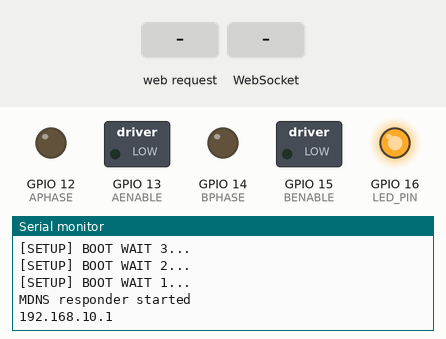
Recording of a sketch running on a simulated ESP8266 (NodeMCU). Shown: switched loads named in the sketch (green lamp = pin HIGH), output pins drawn as LEDs (lit = HIGH), the last lines printed to the serial monitor. The test bench sets the inputs (shaded band). Storage starts empty.

Above: at 5.2 s.
5.3 s: HTTP request GET / received
At 6.2 s:
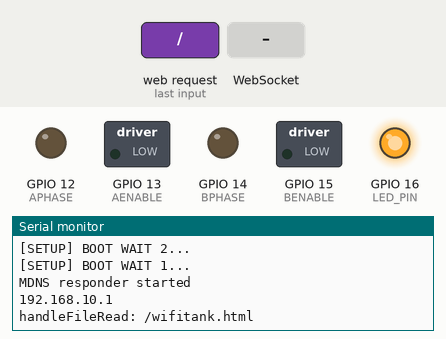
6.8 s: WebSocket text "#" received
At 7.4 s:
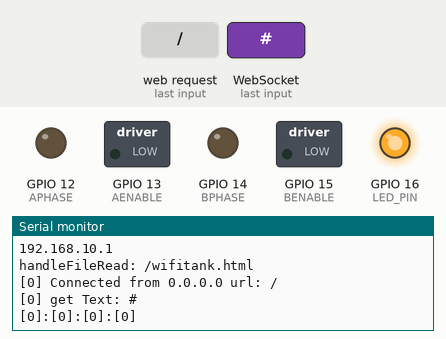
8.3 s: WebSocket text "0" received
At 9.8 s:
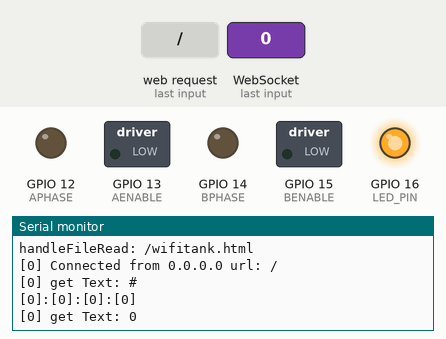
Timing chart, 0 to 11.3 s (numbered marks = the images above; inputs shaded):
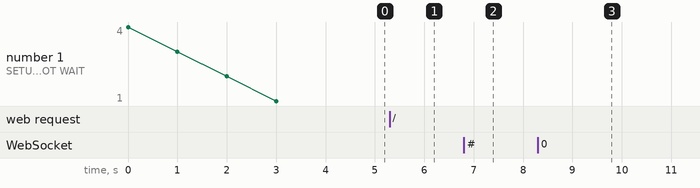

Measured:
- after the input at 5.3 s, the serial monitor: prints a new line at once (image 1)
- after the input at 6.8 s, the serial monitor: prints a new line at once (image 2)
- after the input at 8.3 s, the serial monitor: prints a new line at once (image 3)

The sketch:

wifi_tank.ino
```cpp
#include <Arduino.h>

#include <ESP8266WiFi.h>
#include <WebSocketsServer.h>
#include <ESP8266WebServer.h>
#include <ESP8266mDNS.h>
#include <Hash.h>
#include <FS.h>
//#include <I2CLiquidCrystal.h>

#define LED_PIN     16
#define USE_SERIAL Serial

// モーター制御PIN
#define APHASE  12
#define AENABLE 13
#define BPHASE  14
#define BENABLE 15

// AP設定
char ssid[16];
const char* password = "1234567890";

ESP8266WebServer server = ESP8266WebServer(80);
IPAddress ip( 192, 168, 10, 1 );
IPAddress subnet( 255, 255, 255, 0 );
WebSocketsServer webSocket = WebSocketsServer(81);

//SPIFFSから読み込むWebページ
const char* html_file_name = "/wifitank.html";

//I2CLiquidCrystal lcd((uint8_t)0x3e, (uint8_t)30);

        uint8_t l_up;
        uint8_t r_up;
        uint8_t l_down;
        uint8_t r_down;

// WebSocketイベントハンドラ
void webSocketEvent(uint8_t num, WStype_t type, uint8_t * payload, size_t length) {

  switch(type) {
    case WStype_DISCONNECTED:
      USE_SERIAL.printf("[%u] Disconnected!\n", num);
      break;
    case WStype_CONNECTED: {
      IPAddress ip = webSocket.remoteIP(num);
      USE_SERIAL.printf("[%u] Connected from %d.%d.%d.%d url: %s\n", num, ip[0], ip[1], ip[2], ip[3], payload);

      // send message to client
      webSocket.sendTXT(num, "Connected");
      break;
    }
    case WStype_TEXT:
      USE_SERIAL.printf("[%u] get Text: %s\n", num, payload);
      if(payload[0] == '#') {

        uint32_t button = (uint32_t) strtol((const char *) &payload[1], NULL, 2);

        l_up = (button & 8) != 0;
        r_up = (button & 4) != 0;
        l_down = (button & 2) != 0;
        r_down = (button & 1) != 0;

        if((l_up) && (l_down)){
          l_down = 0;
        }

        if((r_up) && (r_down)){
          r_down = 0;
        }

        USE_SERIAL.printf("[%u]:[%u]:[%u]:[%u]\n", l_up, r_up, l_down, r_down);

/*
                // we get RGB data

                // decode rgb data
                uint32_t rgb = (uint32_t) strtol((const char *) &payload[1], NULL, 16);

                analogWrite(LED_RED,    ((rgb >> 16) & 0xFF));
                analogWrite(LED_GREEN,  ((rgb >> 8) & 0xFF));
                analogWrite(LED_BLUE,   ((rgb >> 0) & 0xFF));
*/
       }
       break;
    }
}

// SPIFFSからファイル読み込み
bool handleFileRead(String path){
  USE_SERIAL.println("handleFileRead: " + path);
  if(path.endsWith("/")) path += "index.htm";
  String contentType = "text/html";
  if(SPIFFS.exists(path)){
    File file = SPIFFS.open(path, "r");
    size_t sent = server.streamFile(file, contentType);
    file.close();
    return true;
  }
  return false;
}

// mode0
// モーターA初期化
void motor_a_init(){
  pinMode(APHASE,OUTPUT);
  pinMode(AENABLE,OUTPUT);
}

// mode0
// モーターB初期化
void motor_b_init(){
  pinMode(BPHASE,OUTPUT);
  pinMode(BENABLE,OUTPUT);
}

// mode0
// モーターA停止
void motor_a_stop(){
  digitalWrite(AENABLE,0);
  digitalWrite(APHASE,LOW);
}

// mode0
// モーターB停止
void motor_b_stop(){
  digitalWrite(BENABLE,0);
  digitalWrite(BPHASE,LOW);
}

// mode0
// モーターA前進
void motor_a_forward(){
 digitalWrite(AENABLE,HIGH);
 digitalWrite(APHASE,LOW);
}

// mode0
// モーターB前進
void motor_b_forward(){
 digitalWrite(BENABLE,HIGH);
 digitalWrite(BPHASE,LOW);
}

// mode0
// モーターA後退
void motor_a_reverse(){
 digitalWrite(AENABLE,LOW);
 digitalWrite(APHASE,HIGH);
}

// mode0
// モーターB後退
void motor_b_reverse(){
 digitalWrite(BENABLE,LOW);
 digitalWrite(BPHASE,HIGH);
}

void setup() {
  // put your setup code here, to run once:
  // LED initialize
  pinMode(LED_PIN,OUTPUT);
  digitalWrite(LED_PIN, LOW);

  // モーター初期化
  motor_a_init();
  motor_b_init();

  // start Wi-fi AP
  sprintf(ssid, "esp8266-%06x", ESP.getChipId());
  WiFi.mode(WIFI_AP);
  WiFi.softAPConfig(ip, ip, subnet);
  WiFi.softAP(ssid, password);

  USE_SERIAL.begin(115200);
  USE_SERIAL.println();
  USE_SERIAL.println();
  USE_SERIAL.println();

  for(uint8_t t = 4; t > 0; t--) {
    USE_SERIAL.printf("[SETUP] BOOT WAIT %d...\n", t);
    USE_SERIAL.flush();
    delay(1000);
  }

  // start webSocket server
  webSocket.begin();
  webSocket.onEvent(webSocketEvent);

  if(MDNS.begin("esp8266")) {
    USE_SERIAL.println("MDNS responder started");
  }

  SPIFFS.begin();
  server.on("/", [](){
    if(!handleFileRead(html_file_name)) server.send(404, "text/plain", "FileNotFound");
  });
  server.begin();

  // Add service to MDNS
  MDNS.addService("http", "tcp", 80);
  MDNS.addService("ws", "tcp", 81);

  USE_SERIAL.println(ip);

/*
  String ipstring = address(ip);
  lcd.begin(16, 2);
  lcd.clear();
  lcd.setCursor(0, 0);
  lcd.print(ipstring);
  lcd.setCursor(0, 1);
  lcd.print(ipstring.substring(8));
*/
  digitalWrite(LED_PIN, HIGH);
}

void loop() {
  // put your main code here, to run repeatedly:
  webSocket.loop();
  server.handleClient();

if((l_up == 0) && (l_down == 0)){
  motor_a_stop();
}
if((r_up == 0) && (r_down == 0)){
  motor_b_stop();
}

if(l_up){
  motor_a_forward();
}
if(r_up){
  motor_b_forward();
}
if(l_down){
  motor_a_reverse();
}
if(r_down){
  motor_b_reverse();
}


}

/*
String address(IPAddress ip){
  String ipStr = String(ip[0]) + '.' + String(ip[1]) + '.' + String(ip[2]) + '.' + String(ip[3]);
  return ipStr;
}
*/
```
